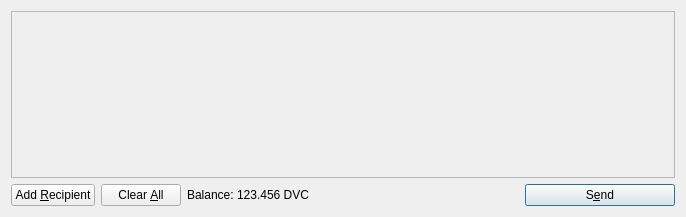
<?xml version="1.0" encoding="UTF-8"?>
<ui version="4.0">
 <class>SendCoinsDialog</class>
 <widget class="QDialog" name="SendCoinsDialog">
  <property name="geometry">
   <rect>
    <x>0</x>
    <y>0</y>
    <width>686</width>
    <height>217</height>
   </rect>
  </property>
  <property name="windowTitle">
   <string>Send Coins</string>
  </property>
  <layout class="QVBoxLayout" name="verticalLayout">
   <item>
    <widget class="QScrollArea" name="scrollArea">
     <property name="widgetResizable">
      <bool>true</bool>
     </property>
     <widget class="QWidget" name="scrollAreaWidgetContents">
      <property name="geometry">
       <rect>
        <x>0</x>
        <y>0</y>
        <width>666</width>
        <height>165</height>
       </rect>
      </property>
      <layout class="QVBoxLayout" name="verticalLayout_2">
       <property name="margin">
        <number>0</number>
       </property>
       <item>
        <layout class="QVBoxLayout" name="entries">
         <property name="spacing">
          <number>6</number>
         </property>
        </layout>
       </item>
       <item>
        <spacer name="verticalSpacer">
         <property name="orientation">
          <enum>Qt::Vertical</enum>
         </property>
         <property name="sizeHint" stdset="0">
          <size>
           <width>20</width>
           <height>40</height>
          </size>
         </property>
        </spacer>
       </item>
      </layout>
     </widget>
    </widget>
   </item>
   <item>
    <layout class="QHBoxLayout" name="horizontalLayout">
     <item>
      <widget class="QPushButton" name="addButton">
       <property name="toolTip">
        <string>Send to multiple recipients at once</string>
       </property>
       <property name="text">
        <string>Add &amp;Recipient</string>
       </property>
       <property name="icon">
        <iconset resource="../bitcoin.qrc">
         <normaloff>:/icons/add</normaloff>:/icons/add</iconset>
       </property>
       <property name="autoDefault">
        <bool>false</bool>
       </property>
      </widget>
     </item>
     <item>
      <widget class="QPushButton" name="clearButton">
       <property name="sizePolicy">
        <sizepolicy hsizetype="Minimum" vsizetype="Fixed">
         <horstretch>0</horstretch>
         <verstretch>0</verstretch>
        </sizepolicy>
       </property>
       <property name="toolTip">
        <string>Remove all transaction fields</string>
       </property>
       <property name="text">
        <string>Clear &amp;All</string>
       </property>
       <property name="icon">
        <iconset resource="../bitcoin.qrc">
         <normaloff>:/icons/remove</normaloff>:/icons/remove</iconset>
       </property>
       <property name="autoRepeatDelay">
        <number>300</number>
       </property>
       <property name="autoDefault">
        <bool>false</bool>
       </property>
      </widget>
     </item>
     <item>
      <layout class="QHBoxLayout" name="horizontalLayout_2">
       <property name="spacing">
        <number>3</number>
       </property>
       <item>
        <widget class="QLabel" name="label">
         <property name="text">
          <string>Balance:</string>
         </property>
        </widget>
       </item>
       <item>
        <widget class="QLabel" name="labelBalance">
         <property name="cursor">
          <cursorShape>IBeamCursor</cursorShape>
         </property>
         <property name="text">
          <string>123.456 DVC</string>
         </property>
         <property name="textInteractionFlags">
          <set>Qt::LinksAccessibleByMouse|Qt::TextSelectableByKeyboard|Qt::TextSelectableByMouse</set>
         </property>
        </widget>
       </item>
      </layout>
     </item>
     <item>
      <spacer name="horizontalSpacer">
       <property name="orientation">
        <enum>Qt::Horizontal</enum>
       </property>
       <property name="sizeHint" stdset="0">
        <size>
         <width>40</width>
         <height>20</height>
        </size>
       </property>
      </spacer>
     </item>
     <item>
      <widget class="QPushButton" name="sendButton">
       <property name="minimumSize">
        <size>
         <width>150</width>
         <height>0</height>
        </size>
       </property>
       <property name="toolTip">
        <string>Confirm the send action</string>
       </property>
       <property name="text">
        <string>S&amp;end</string>
       </property>
       <property name="icon">
        <iconset resource="../bitcoin.qrc">
         <normaloff>:/icons/send</normaloff>:/icons/send</iconset>
       </property>
       <property name="default">
        <bool>true</bool>
       </property>
      </widget>
     </item>
    </layout>
   </item>
  </layout>
 </widget>
 <resources>
  <include location="../bitcoin.qrc"/>
 </resources>
 <connections/>
</ui>
